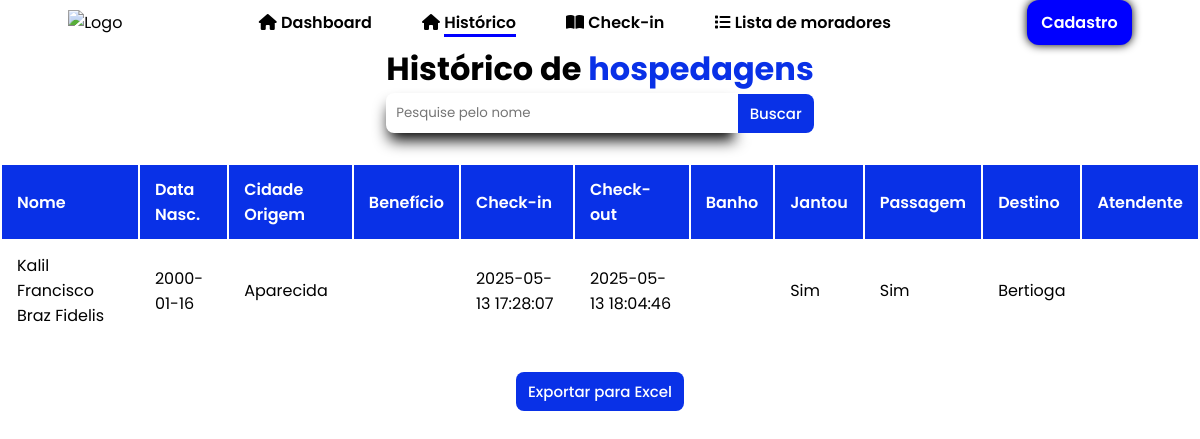
Before: /Paginas/checarlista.php with the older database file.
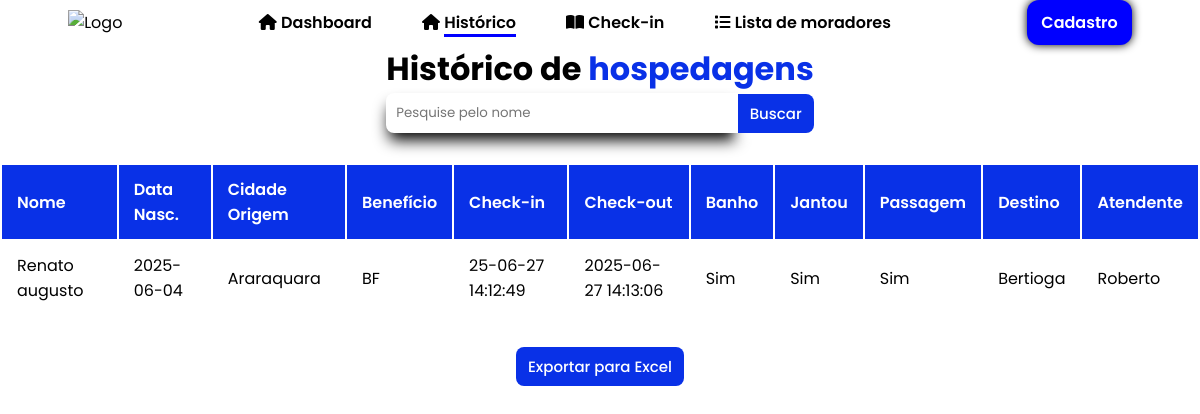
After: the same page with the newer database file.
### tables this page shows
CREATE TABLE hospedagens(
    id INTEGER PRIMARY KEY AUTOINCREMENT,
    morador_id INTEGER,
    data_checkin text,
    data_checkout text,
    jantou TEXT,
    banho TEXT,
    passagem TEXT,
    destino TEXT,
    atendente TEXT,
    FOREIGN KEY (morador_id) REFERENCES moradores(id)
    );

CREATE TABLE moradores(
    id INTEGER PRIMARY KEY AUTOINCREMENT,
    nome TEXT NOT NULL,
    data_nasc TEXT NOT NULL,
    rg TEXT NOT NULL,
    cpf TEXT NOT NULL,
    cidade_origem TEXT NOT NULL,
    beneficio TEXT NOT NULL
    );

### Paginas/checarlista.php (the view, shortened to what this page needs)
<?php
require '../Formularios/processo.php';
$pesquisa = $_GET['nome'] ?? '';
if($pesquisa){
  $stmt = $db->prepare("SELECT h.id AS hospedagens, h.banho, h.jantou, h.passagem, h.destino, h.atendente,
m.id AS morador_id, m.nome, m.data_nasc, m.rg, m.cpf, m.cidade_origem, m.beneficio, h.data_checkin, h.data_checkout
FROM moradores m
JOIN hospedagens h on m.id = h.morador_id
WHERE h.data_checkout IS NOT NULL and m.nome LIKE ?");
  $stmt->execute(["%$pesquisa%"]);
}
else{
$stmt = $db->prepare("SELECT h.id AS hospedagens, h.banho, h.jantou, h.passagem, h.destino, h.atendente,
m.id AS morador_id, m.nome, m.data_nasc, m.rg, m.cpf, m.cidade_origem, m.beneficio, h.data_checkin, h.data_checkout
FROM moradores m
JOIN hospedagens h on m.id = h.morador_id
WHERE h.data_checkout IS NOT NULL");
$stmt->execute();
}
$moradores = $stmt->fetchAll(PDO::FETCH_ASSOC);
?>
<!DOCTYPE html>
<html lang="pt-br">
    <head>
        <link rel="stylesheet" href="https://cdnjs.cloudflare.com/ajax/libs/font-awesome/6.7.2/css/all.min.css">
        <link rel="stylesheet" href="/css/style.css">
        <link rel="stylesheet" href="/css/navbar.css">
        <link rel="stylesheet" href="/css/home.css">
      </head>
    <body>
  <header>
<nav id="navbar">
  <img src="https://www.aparecida.sp.gov.br/img/logo_rodape.png" class="img-fluid " alt="Logo">
   <ul id="nav_list">
        <li class="nav-item">
            <i class="fa-solid fa-house"></i>
          <a href="/Paginas/index.php">Dashboard</a>
          </li>
            <li class="nav-item active">
          <i class="fa-solid fa-house"></i>
          <a href="/Paginas/checarlista.php">Histórico</a>
          </li>
            <li class="nav-item">
          <i class="fa-solid fa-book-open"></i>
          <a href="/Paginas/lista.php">Check-in</a>
          </li>
          <li class="nav-item">
            <i class="fa-solid fa-list"></i>
          <a href="/Paginas/fazcheckin.php">Lista de moradores</a>
          </li>
      </ul>
      <a href = "cadmorador.html" class = "btn btn-default">
          Cadastro
      </a>
     </nav>
  </header>
 <main id="form-container">
    <div class="form-header">
        <h1 class="title">
          Histórico de
          <span>hospedagens</span>
        </h1>
        <form method="get" action="">
            <div class="input-group">
                <input type="text" class="form-control" placeholder="Pesquise pelo nome" name="nome" value="<?php echo htmlspecialchars($pesquisa); ?>">
                <button class="btn btn-primary" type="submit">Buscar</button>
            </div>
        </form>
    </div>
        <?php if (count($moradores) > 0): ?>
    <div class="table-responsive">
        <table class="table">
            <thead>
                <tr>
                    <th>Nome</th>
                    <th>Data Nasc.</th>
                    <th>Cidade Origem</th>
                    <th>Benefício</th>
                    <th>Check-in</th>
                    <th>Check-out</th>
                    <th>Banho</th>
                    <th>Jantou</th>
                    <th>Passagem</th>
                    <th>Destino</th>
                    <th>Atendente</th>
                </tr>
            </thead>
            <tbody>
                <?php foreach ($moradores as $m): ?>
                    <tr>
                        <td><?php echo htmlspecialchars($m['nome']); ?></td>
                        <td><?php echo htmlspecialchars($m['data_nasc']); ?></td>
                        <td><?php echo htmlspecialchars($m['cidade_origem']); ?></td>
                        <td><?php echo htmlspecialchars($m['beneficio']); ?></td>
                        <td><?php echo htmlspecialchars($m['data_checkin']); ?></td>
                        <td><?php echo htmlspecialchars($m['data_checkout']); ?></td>
                        <td><?php echo htmlspecialchars($m['banho']); ?></td>
                        <td><?php echo htmlspecialchars($m['jantou']); ?></td>
                        <td><?php echo htmlspecialchars($m['passagem']); ?></td>
                        <td><?php echo htmlspecialchars($m['destino']); ?></td>
                        <td><?php echo htmlspecialchars($m['atendente']); ?></td>
                    </tr>
                <?php endforeach; ?>
            </tbody>
        </table>
    </div>
    <div class="export-button-container">
        <button onclick="exportarTabelaExcel()" class="btn btn-primary">Exportar para Excel</button>
    </div>
<?php else: ?>
    <p>Não foi efetuado nenhum check-out!</p>
<?php endif; ?>
        </main>
    </body>
    </html>

### css/style.css (style rules this page uses)
* { font-family: 'Poppins', sans-serif; margin: 0; padding: 0; box-sizing: border-box; align-items: center; justify-content: center; }
html { height: 100%; }
form { display: flex; }
.table { width: 100%; margin: 0 auto; }
.table th, .table td { padding: 12px 15px; vertical-align: middle; text-align: left; }
.table thead th { color: white; background-color: rgb(9, 49, 231); font-weight: 600; }

### css/navbar.css (style rules this page uses)
#navbar { width: 100%; display: flex; align-items: center; justify-content: space-around; }
#nav_list { display: flex; list-style: none; gap: 50px; }
.nav-item a { text-decoration: none; color: black; font-weight: 600; }
.nav-item.active a { color: black; border-bottom: 3px solid blue; }
.btn-default { border: none; color: white; display: flex; align-items: center; text-decoration: none; background-color: blue; border-radius: 12px; padding: 10px 14px; font-weight: 600; box-shadow: 0 0 10px black; cursor: pointer; transition: background-color .3s ease; }
span { color: rgb(9, 49, 231); }
.btn-primary { background-color: rgb(9, 49, 231); color: white; display: flex; border: none; padding: 8px 12px; border-radius: 8px; font-size: 15px; font-weight: 500; box-shadow: 0px 10px 15px -3px; cursor: pointer; }
form { display: flex; justify-content: space-between; flex-direction: column; gap: 30px; height: 100%; }
.form-control { display: flex; align-items: center; background-color: white; box-shadow: 0px 10px 15px -3px; padding: 10px; width: 100%; border: none; border-radius: 8px; }
#form-container { width: 100%; display: flex; flex-direction: column; gap: 30px; }
.input-group { display: flex; width: 100%; }
.input-group .form-control { flex: 1; border-top-right-radius: 0; border-bottom-right-radius: 0; }
.input-group .btn { border-top-left-radius: 0; border-bottom-left-radius: 0; }

Changed rows visible on the page:
removed hospedagens: morador.nome "Kalil Francisco Braz Fidelis", morador.data_nasc "2000-01-16", morador.cidade_origem "Aparecida", data_checkin "2025-05-13 17:28:07", data_checkout "2025-05-13 18:04:46", jantou "Sim", passagem "Sim", destino "Bertioga"
added hospedagens: morador.nome "Renato augusto", morador.data_nasc "2025-06-04", morador.cidade_origem "Araraquara", morador.beneficio "BF", data_checkin "25-06-27 14:12:49", data_checkout "2025-06-27 14:13:06", banho "Sim", jantou "Sim", passagem "Sim", destino "Bertioga", atendente "Roberto"
